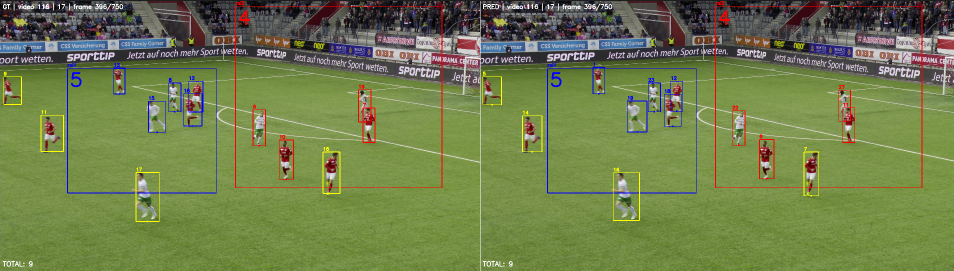
#> input picture docs/images/gt_vs_pred.png, 1907 x 541 px, found by its file name (shown at 1/2 size)
$ python make_figures.py ../docs/images/gt_vs_pred.png
#> lines starting #> are read from the running program, lines starting #| are printed output that depends on the picture
import sys
from pathlib import Path
import matplotlib
matplotlib.use("Agg")
import matplotlib.pyplot as plt
from matplotlib.patches import FancyBboxPatch, FancyArrowPatch, Circle
from matplotlib import font_manager
from PIL import Image

REPO = Path(sys.argv[1])
IMG = REPO / "docs" / "images"
LI = REPO / "docs" / "linkedin"
FRAME = IMG / "gt_vs_pred.png"

fonts = {f.name for f in font_manager.fontManager.ttflist}
FONT = "Segoe UI" if "Segoe UI" in fonts else "DejaVu Sans"
plt.rcParams["font.family"] = FONT

BG = "#0e1712"
CARD = "#16241c"
LINE = "#2a3d31"
TXT = "#eef4f0"
MUTED = "#98ad9f"
GREEN = "#3ddc84"
BLUE = "#4ea8ff"
RED = "#ff6b6b"
AMBER = "#ffc857"


def canvas(w=1080, h=1350, bg=BG):
    fig = plt.figure(figsize=(w / 100, h / 100), dpi=100)
    fig.patch.set_facecolor(bg)
    ax = fig.add_axes([0, 0, 1, 1])
    ax.set_xlim(0, w)
    ax.set_ylim(h, 0)
    ax.axis("off")
    return fig, ax


def card(ax, x, y, w, h, fc=CARD, ec=LINE, r=18, lw=1.5):
    ax.add_patch(FancyBboxPatch((x, y), w, h, boxstyle=f"round,pad=0,rounding_size={r}",
                                fc=fc, ec=ec, lw=lw))


def arrow(ax, p1, p2, color=MUTED, lw=2.5, style="-|>", rad=0.0):
    ax.add_patch(FancyArrowPatch(p1, p2, arrowstyle=style, mutation_scale=22, color=color, lw=lw,
                                 connectionstyle=f"arc3,rad={rad}"))


def footer(ax, n, total, w=1080, h=1350):
    ax.text(60, h - 55, "SoccerNet tracking  ·  Artificial Vision  ·  UNISA", color=MUTED, fontsize=15, va="center")
    ax.text(w - 60, h - 55, f"{n}/{total}", color=MUTED, fontsize=15, va="center", ha="right")


def save(fig, path):
    fig.savefig(path, dpi=100, facecolor=fig.get_facecolor())
    plt.close(fig)
    print("saved", path)


frame = Image.open(FRAME).convert("RGB")
#> frame is the input picture: PIL image 1907x541 RGB; mean R, G, B 111.9, 126, 75.5
fw, fh = frame.size
pred_half = frame.crop((fw // 2 + 2, 0, fw, fh))
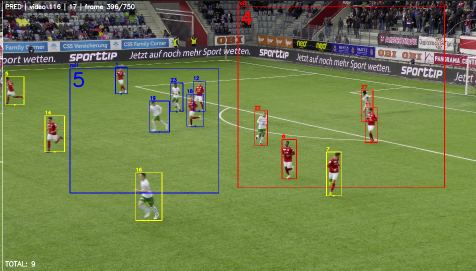
#> pred_half: PIL image 952x541 RGB (shown at 1/2 size); mean R, G, B 111.9, 126.1, 75.6
gt_half = frame.crop((0, 0, fw // 2 - 2, fh))
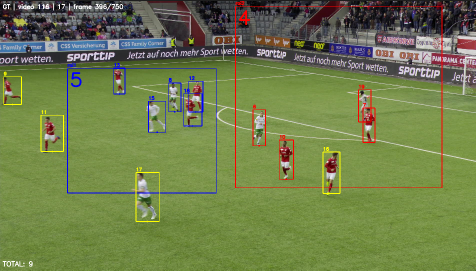
#> gt_half: PIL image 951x541 RGB (shown at 1/2 size); mean R, G, B 111.8, 125.9, 75.4

TOTAL = 5

# ---------------------------------------------------------------- 1. cover
fig, ax = canvas()
ax.text(60, 120, "COMPUTER VISION PROJECT", color=GREEN, fontsize=20, weight="bold")
ax.text(60, 205, "Who's who", color=TXT, fontsize=64, weight="bold")
ax.text(60, 290, "on the pitch?", color=TXT, fontsize=64, weight="bold")
ax.text(60, 365, "Tracking every player in broadcast football video,\nwith a camera that never stops moving.",
        color=MUTED, fontsize=23, va="top", linespacing=1.4)
pw = 960
ph = int(pred_half.size[1] * pw / pred_half.size[0])
ax.imshow(pred_half.resize((pw, ph), Image.LANCZOS), extent=(60, 60 + pw, 480 + ph, 480), zorder=2)
ax.add_patch(FancyBboxPatch((60, 480), pw, ph, boxstyle="round,pad=0,rounding_size=4", fc="none", ec=LINE, lw=2, zorder=3))
y0 = 480 + ph + 60
stats = [("82.4%", "HOTA@0.5", GREEN), ("+20 pts", "association acc.\nvs. baseline", BLUE), ("1.807", "final score\n(PTBS, max 2)", AMBER)]
cw = (960 - 2 * 24) / 3
for i, (v, l, c) in enumerate(stats):
    x = 60 + i * (cw + 24)
    card(ax, x, y0, cw, 190)
    ax.text(x + 28, y0 + 62, v, color=c, fontsize=40, weight="bold", va="center")
    ax.text(x + 28, y0 + 120, l, color=MUTED, fontsize=17, va="top", linespacing=1.3)
footer(ax, 1, TOTAL)
save(fig, LI / "01_cover.png")
#> in save, `fig.savefig(path, dpi=100, facecolor=fig.get_facecolor())`:
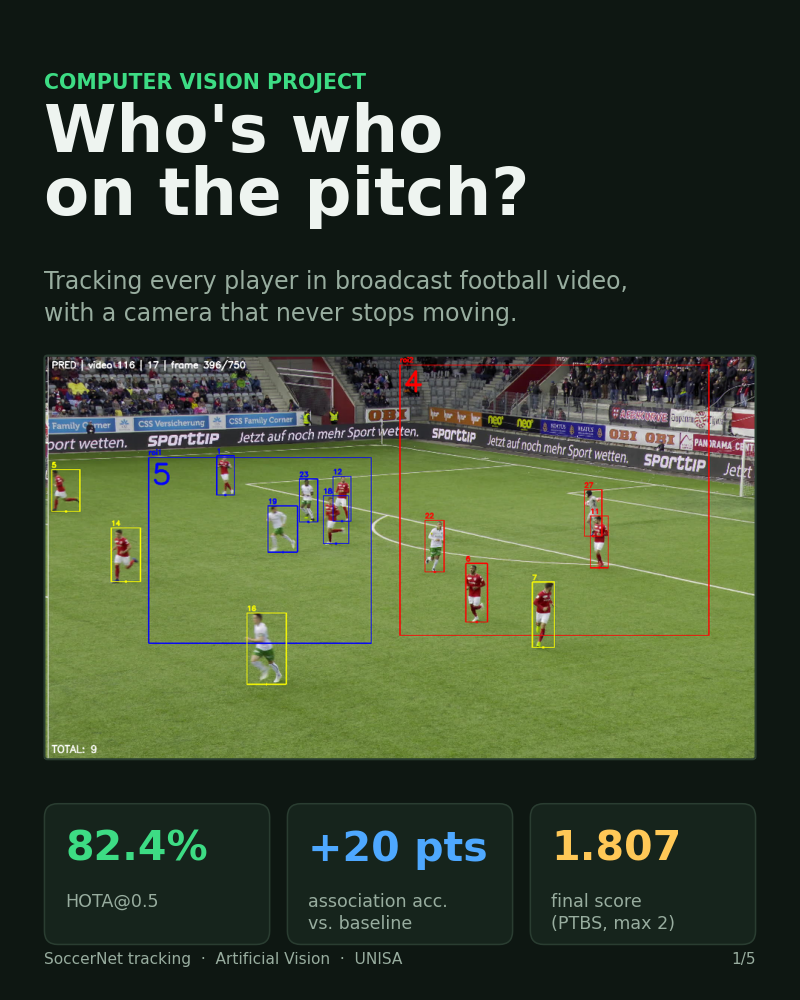
#> figure drawn by matplotlib, 1 panel

# ---------------------------------------------------------------- 2. pipeline (portrait)
fig, ax = canvas()
ax.text(60, 120, "THE PIPELINE", color=GREEN, fontsize=20, weight="bold")
ax.text(60, 195, "Four stages, one job:", color=TXT, fontsize=44, weight="bold")
ax.text(60, 255, "never lose track of a player.", color=TXT, fontsize=44, weight="bold")
steps = [
    ("1", "Detect", "YOLOv8m fine-tuned on SoccerNet", "Backbone frozen, fitness on mAP@50, 1280 px input", BLUE),
    ("2", "Track", "BoT-SORT + camera motion compensation", "Short-term continuity frame to frame", BLUE),
    ("3", "Describe", "OSNet Re-ID embeddings", "Each player crop becomes a 512-d appearance vector", BLUE),
    ("4", "Remember", "RobustMapper (ours)", "Gallery memory, probation, merge & recovery of lost IDs", GREEN),
]
y = 330
bh = 160
gap = 44
for i, (n, title, sub, desc, c) in enumerate(steps):
    card(ax, 60, y, 960, bh, ec=c if c == GREEN else LINE, lw=2.5 if c == GREEN else 1.5)
    ax.add_patch(Circle((130, y + bh / 2), 36, fc=c, ec="none"))
    ax.text(130, y + bh / 2, n, color=BG, fontsize=30, weight="bold", ha="center", va="center")
    ax.text(200, y + 50, title, color=TXT, fontsize=30, weight="bold", va="center")
    ax.text(200, y + 95, sub, color=c, fontsize=20, va="center", weight="bold")
    ax.text(200, y + 132, desc, color=MUTED, fontsize=18, va="center")
    if i < len(steps) - 1:
        arrow(ax, (130, y + bh + 6), (130, y + bh + gap - 6), color=MUTED)
    y += bh + gap
ax.text(60, y + 10, "Output per frame: player boxes with persistent IDs\n+ how many players stand inside each region of interest.",
        color=MUTED, fontsize=19, va="top", linespacing=1.4)
footer(ax, 2, TOTAL)
save(fig, LI / "02_pipeline.png")

# ---------------------------------------------------------------- 3. progression chart (portrait)
names = ["ByteTrack", "BoT-SORT\n+ GMC", "BoT-SORT\n+ OSNet", "RobustMapper\n(final)"]
hota = [69.51, 71.60, 77.71, 82.39]
assa = [54.84, 58.97, 67.93, 75.26]
deta = [86.12, 86.94, 87.40, 90.21]

fig, ax = canvas()
ax.text(60, 120, "WHAT ACTUALLY MOVED THE NEEDLE", color=GREEN, fontsize=20, weight="bold")
ax.text(60, 195, "Detection was already good.", color=TXT, fontsize=42, weight="bold")
ax.text(60, 255, "Identity was the hard part.", color=TXT, fontsize=42, weight="bold")
cax = fig.add_axes([0.11, 0.31, 0.83, 0.44])
cax.set_facecolor(BG)
xs = range(4)
cax.plot(xs, deta, color=BLUE, lw=3, marker="o", ms=10, label="DetA  (finding players)")
cax.plot(xs, hota, color=GREEN, lw=4, marker="o", ms=12, label="HOTA  (overall)")
cax.plot(xs, assa, color=RED, lw=3, marker="o", ms=10, label="AssA  (keeping their ID)")
for vals, c, dy in [(deta, BLUE, 2.2), (hota, GREEN, 2.2), (assa, RED, -4.2)]:
    for x, v in zip(xs, vals):
        cax.text(x, v + dy, f"{v:.1f}", color=c, fontsize=16, ha="center", weight="bold")
cax.set_xticks(list(xs))
cax.set_xticklabels(names, color=TXT, fontsize=16)
cax.set_ylim(48, 96)
cax.set_xlim(-0.35, 3.35)
cax.tick_params(axis="y", colors=MUTED, labelsize=14)
cax.tick_params(axis="x", length=0, pad=12)
cax.grid(axis="y", color=LINE, lw=1)
for s in cax.spines.values():
    s.set_visible(False)
cax.set_ylabel("score (%)", color=MUTED, fontsize=15)
leg = cax.legend(loc="lower right", frameon=False, fontsize=16, labelcolor=TXT)
card(ax, 60, 1055, 960, 160)
ax.text(90, 1100, "AssA: 54.8  →  75.3", color=RED, fontsize=30, weight="bold", va="center")
ax.text(90, 1160, "Most of the gain came from remembering players,\nnot from a better detector.",
        color=MUTED, fontsize=18, va="center", linespacing=1.35)
footer(ax, 3, TOTAL)
save(fig, LI / "03_progression.png")

# ---------------------------------------------------------------- 4. RobustMapper lifecycle
fig, ax = canvas()
ax.text(60, 120, "INSIDE ROBUSTMAPPER", color=GREEN, fontsize=20, weight="bold")
ax.text(60, 195, "Don't trust a new ID", color=TXT, fontsize=44, weight="bold")
ax.text(60, 255, "until it earns it.", color=TXT, fontsize=44, weight="bold")


def state(x, y, w, h, title, body, c):
    card(ax, x, y, w, h, ec=c, lw=2.5)
    ax.text(x + w / 2, y + 48, title, color=c, fontsize=26, weight="bold", ha="center", va="center")
    ax.text(x + w / 2, y + 88, body, color=MUTED, fontsize=16, ha="center", va="top", linespacing=1.35)


state(60, 340, 400, 200, "PROBATION", "new BoT-SORT ID\nwatched for 8 frames\nbefore it counts", AMBER)
state(620, 340, 400, 200, "LOCKED", "confirmed player\nkeeps a gallery of\nup to 50 poses", GREEN)
state(620, 700, 400, 200, "DORMANT", "out of frame or occluded\nremembered for\nup to 1500 frames", BLUE)
state(60, 700, 400, 200, "MERGED", "the \"new\" player looked\nlike an old one (sim > 0.85)\nso it gets the old ID back", RED)

arrow(ax, (468, 440), (612, 440), color=GREEN, lw=3)
ax.text(540, 415, "no match", color=GREEN, fontsize=15, ha="center")
arrow(ax, (760, 545), (760, 695), color=BLUE, lw=3)
ax.text(745, 620, "lost", color=BLUE, fontsize=16, va="center", ha="right")
arrow(ax, (820, 695), (820, 545), color=GREEN, lw=3)
ax.text(838, 620, "recovered:\nsimilar look +\nplausible position", color=GREEN, fontsize=15, va="center", linespacing=1.3)
arrow(ax, (260, 545), (260, 695), color=RED, lw=3)
ax.text(278, 620, "matches an old\nlocked track", color=RED, fontsize=15, va="center", linespacing=1.3)

card(ax, 60, 960, 960, 250)
ax.text(90, 1000, "Why a gallery and not a running average?", color=TXT, fontsize=22, weight="bold", va="center")
ax.text(90, 1045, "A player seen from the back, from the side, and half-hidden\nbehind a teammate looks like three different people.\n"
                  "Keeping several poses instead of one averaged vector\nmade re-identification after occlusions much more reliable.",
        color=MUTED, fontsize=18, va="top", linespacing=1.4)
footer(ax, 4, TOTAL)
save(fig, LI / "04_robustmapper.png")
#> in save (call 4), `fig.savefig(path, dpi=100, facecolor=fig.get_facecolor())`:
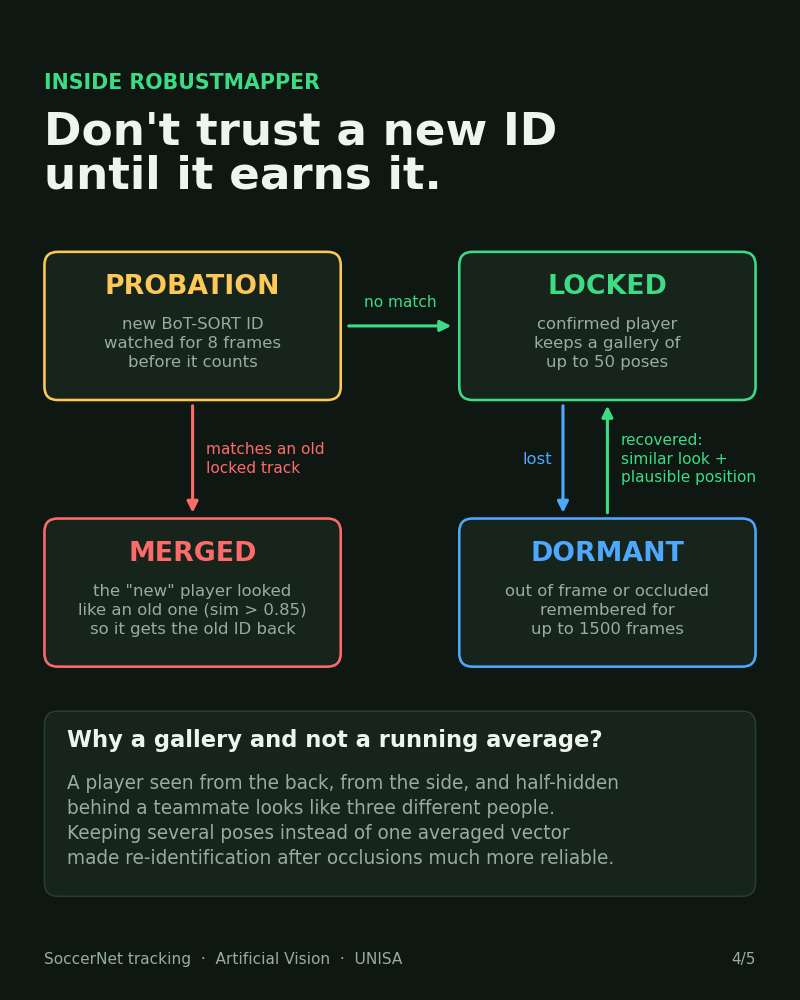
#> figure drawn by matplotlib, 1 panel

# ---------------------------------------------------------------- 5. GT vs pred + results
fig, ax = canvas()
ax.text(60, 120, "RESULT", color=GREEN, fontsize=20, weight="bold")
ax.text(60, 195, "Ground truth vs. our output", color=TXT, fontsize=42, weight="bold")
iw = 960
ih = int(gt_half.size[1] * iw / gt_half.size[0])
ih2 = int(ih * 0.68)
ax.text(60, 250, "Ground truth", color=MUTED, fontsize=17, weight="bold", va="center")
g = gt_half.resize((iw, ih), Image.LANCZOS)
p = pred_half.resize((iw, ih), Image.LANCZOS)
# show the top 80% of each half so both fit
g = g.crop((0, 0, iw, ih2))
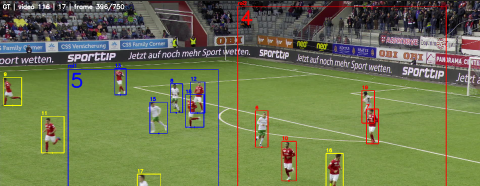
#> g: PIL image 960x371 RGB (shown at 1/2 size); mean R, G, B 109.6, 118.9, 78.9
p = p.crop((0, 0, iw, ih2))
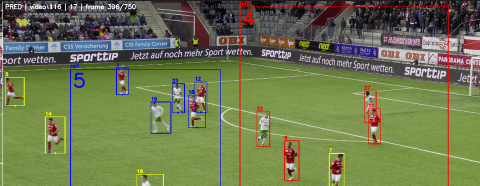
#> p: PIL image 960x371 RGB (shown at 1/2 size); mean R, G, B 109.8, 119.1, 79.2
ax.imshow(g, extent=(60, 60 + iw, 270 + ih2, 270), zorder=2)
ax.text(60, 270 + ih2 + 27, "Prediction", color=GREEN, fontsize=17, weight="bold", va="center")
ax.imshow(p, extent=(60, 60 + iw, 270 + ih2 + 45 + ih2, 270 + ih2 + 45), zorder=2)
ytxt = 270 + 2 * ih2 + 62
ax.text(60, ytxt, "Players counted in the blue and red regions: 5 and 4, same as the ground truth.",
        color=MUTED, fontsize=16, va="top")
yk = ytxt + 45
metrics_ = [("HOTA", "82.4", GREEN), ("DetA", "90.2", BLUE), ("AssA", "75.3", RED), ("nMAE", "0.983", AMBER)]
cw = (960 - 3 * 18) / 4
for i, (k, v, c) in enumerate(metrics_):
    x = 60 + i * (cw + 18)
    card(ax, x, yk, cw, 110)
    ax.text(x + cw / 2, yk + 44, v, color=c, fontsize=30, weight="bold", ha="center", va="center")
    ax.text(x + cw / 2, yk + 84, k, color=MUTED, fontsize=16, ha="center", va="center")
footer(ax, 5, TOTAL)
save(fig, LI / "05_results.png")
#> in save (call 5), `fig.savefig(path, dpi=100, facecolor=fig.get_facecolor())`:
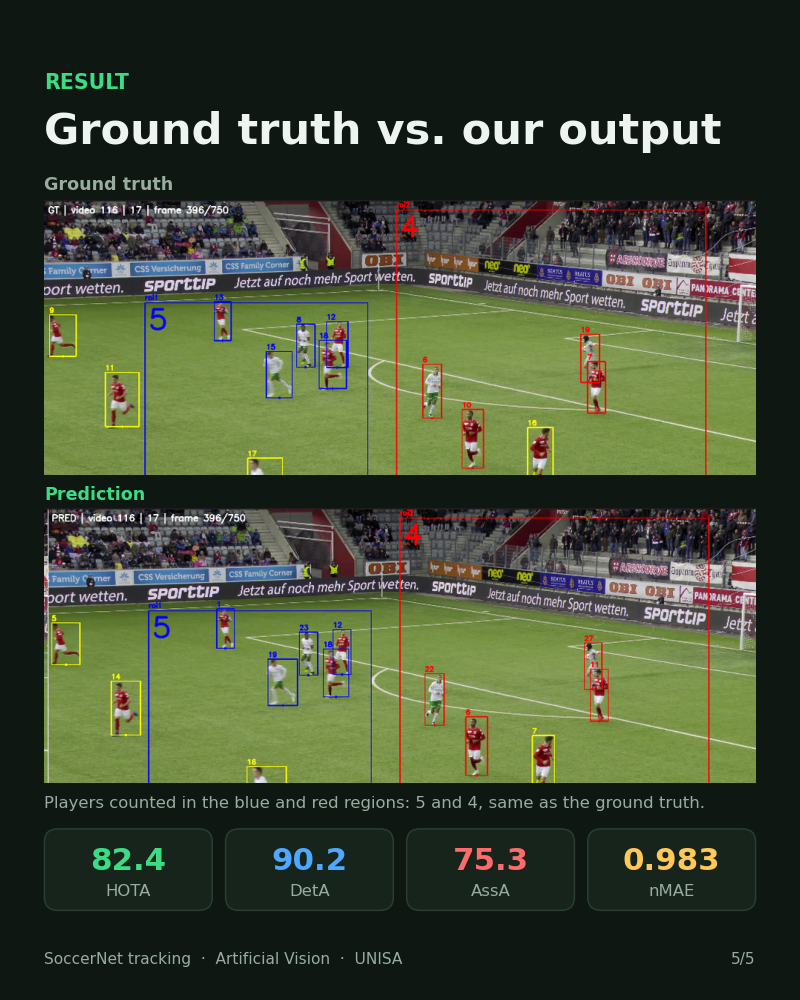
#> figure drawn by matplotlib, 1 panel

# ---------------------------------------------------------------- PDF carousel
#> (the run stopped early here; a loop or call above may not have finished)

$ run again, with linkedin/sim_121_0500_pred.png copied over docs/images/gt_vs_pred.png
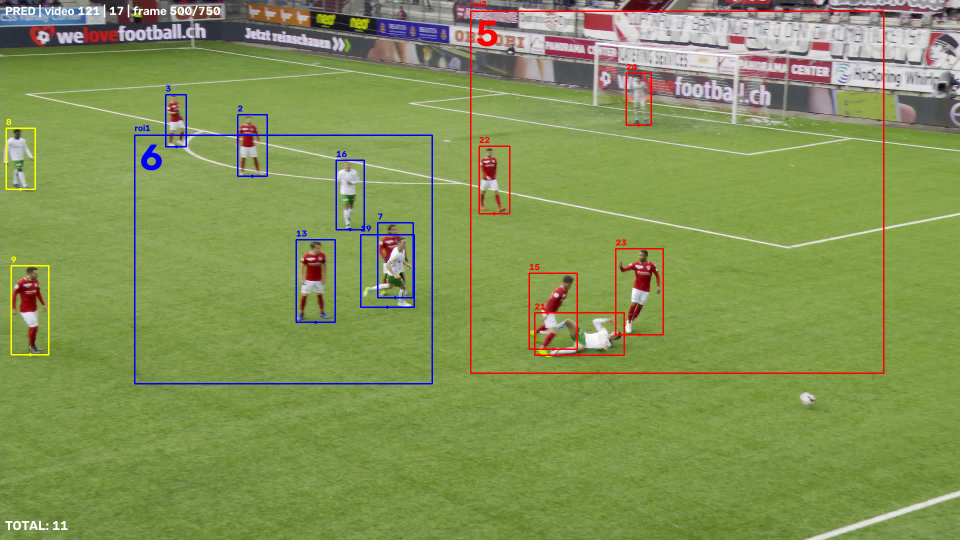
#> input picture linkedin/sim_121_0500_pred.png, 1920 x 1080 px, found by its file name (shown at 1/2 size)
#> frame is the input picture: PIL image 1920x1080 RGB; mean R, G, B 131.4, 147.9, 86.3
#> `p = p.crop((0, 0, iw, ih2))`:
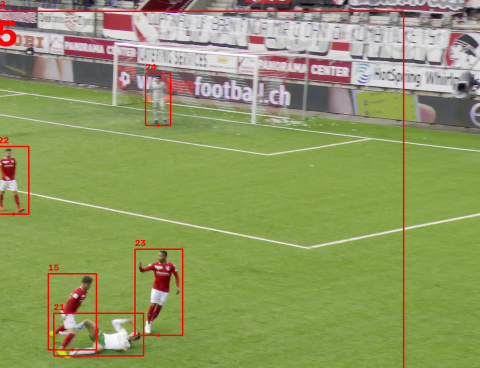
#> p: PIL image 960x735 RGB (shown at 1/2 size); mean R, G, B 143.7, 152.6, 98.4
#> in save (call 5), `fig.savefig(path, dpi=100, facecolor=fig.get_facecolor())`:
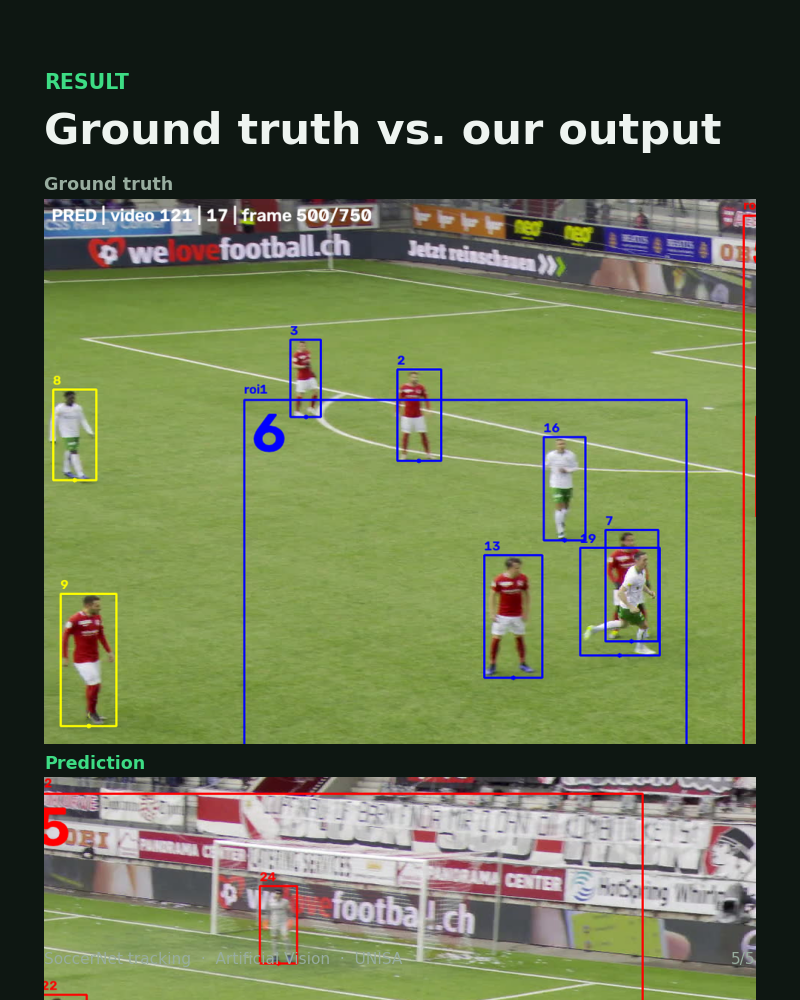
#> figure drawn by matplotlib, 1 panel
